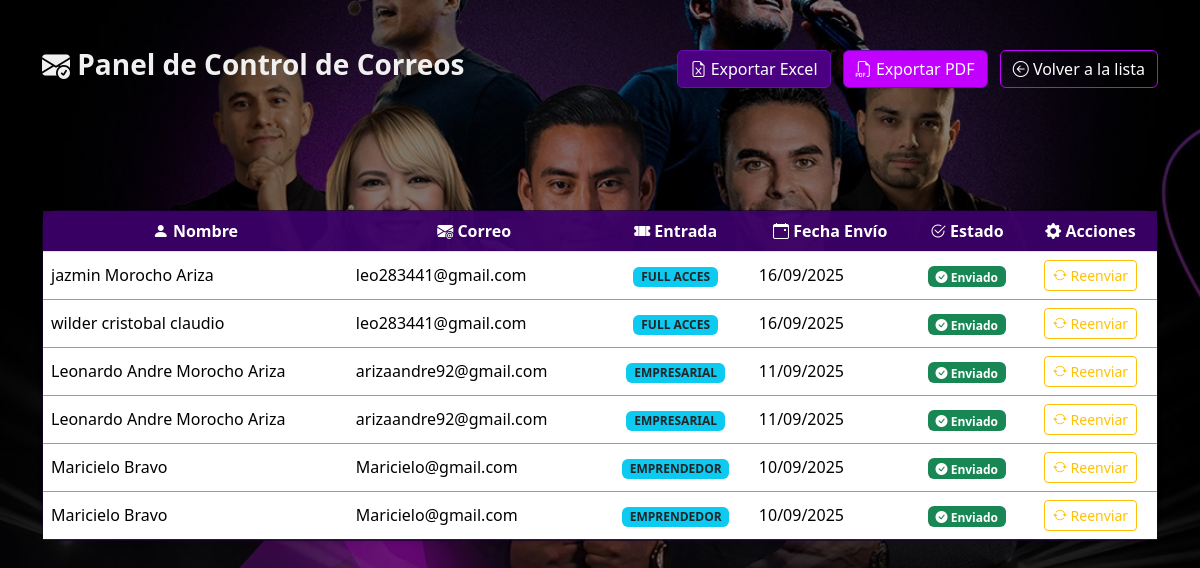
The page /participantes/panel-control/ on the database as committed earlier.
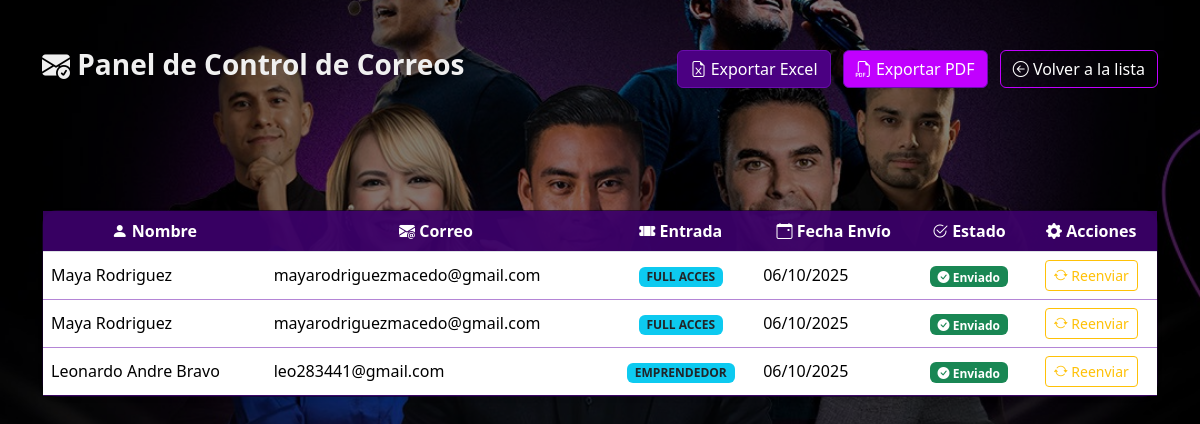
The same page on the database as committed later.
### cliente/models.py (models this page shows, shortened)
class RegistroCorreo(models.Model):
        participante = models.ForeignKey(Participante, on_delete=models.CASCADE)
        fecha_envio = models.DateTimeField(auto_now_add=True)
        enviado = models.BooleanField(default=False)
        mensaje = models.TextField(blank=True)

class Participante(models.Model):
    TIPO_ENTRADA_CHOICES = [
        ("FULL ACCES", "Full Acces"),
        ("EMPRESARIAL", "Empresarial"),
        ("EMPRENDEDOR", "Emprendedor"),
    ]
    PRECIOS_ENTRADA = {
    "FULL ACCES": 1050.00,
    "EMPRESARIAL": 525.00,
    "EMPRENDEDOR": 105.00,
   }
    cod_cliente = models.CharField(max_length=100, unique=True, editable=False)
    nombres = models.CharField(max_length=100, blank=True, null=True)
    apellidos = models.CharField(max_length=100, blank=True, null=True)
    dni = models.CharField(max_length=20, blank=True, null=True)
    celular = models.CharField(max_length=20, blank=True, null=True)
    correo = models.CharField(max_length=50)
    vendedor = models.CharField(max_length=255, blank=True, null=True)
    tipo_entrada = models.CharField(
        max_length=20,
        choices=TIPO_ENTRADA_CHOICES,
        default="FULL ACCES"
    )
    paquete = models.CharField(max_length=100, blank=True, null=True)
    cantidad = models.IntegerField(default=0)
    precio = models.DecimalField(max_digits=10, decimal_places=2, default=0.0)
    total_pagar = models.DecimalField(max_digits=12, decimal_places=2, default=0.0)
    qr = models.ImageField(upload_to='qr/', null=True, blank=True)
    pago_confirmado = models.BooleanField(default=False)
    usado = models.BooleanField(default=False)
    entrada_usada = models.BooleanField(default=False)
    token = models.CharField(max_length=64, unique=True, editable=False, blank=True)

### cliente/views.py (the view)
# urls.py: path('panel-control/', panel_control, name='panel_control'),
def panel_control(request):
    registros = RegistroCorreo.objects.all().order_by('-fecha_envio')
    return render(request, 'cliente/panel_control.html', {'registros': registros})

### cliente/templates/cliente/panel_control.html (shortened to what this page needs)
{% load static %}
<!DOCTYPE html>
<html lang="es">
<head>
    <link href="https://cdn.jsdelivr.net/npm/bootstrap@5.3.2/dist/css/bootstrap.min.css" rel="stylesheet">
    <link href="https://cdn.jsdelivr.net/npm/bootstrap-icons/font/bootstrap-icons.css" rel="stylesheet">
</head>
<body>
<div class="container py-5 content">
    <div class="d-flex justify-content-between align-items-center mb-4">
        <h1 class="h3 fw-bold">
            <i class="bi bi-envelope-check-fill"></i> Panel de Control de Correos
        </h1>
        <div>
            <a href="{% url 'exportar_excel_control' %}" class="btn btn-success me-2">
                <i class="bi bi-file-earmark-excel"></i> Exportar Excel
            </a>
            <a href="{% url 'exportar_pdf' %}" class="btn btn-danger me-2">
                <i class="bi bi-filetype-pdf"></i> Exportar PDF
            </a>
            <a href="{% url 'lista' %}" class="btn btn-outline-secondary">
                <i class="bi bi-arrow-left-circle"></i> Volver a la lista
            </a>
        </div>
    </div>
<br><br><br><br>
    <div class="card shadow-sm">
        <div class="card-body p-0">
            <div class="table-responsive">
                <table class="table table-hover align-middle mb-0">
                    <thead class="text-center">
                        <tr>
                            <th><i class="bi bi-person-fill"></i> Nombre</th>
                            <th><i class="bi bi-envelope-at-fill"></i> Correo</th>
                            <th><i class="bi bi-ticket-perforated-fill"></i> Entrada</th>
                            <th><i class="bi bi-calendar-event"></i> Fecha Envío</th>
                            <th><i class="bi bi-check2-circle"></i> Estado</th>
                            <th><i class="bi bi-gear-fill"></i> Acciones</th>
                        </tr>
                    </thead>
                    <tbody>
                        {% for r in registros %}
                        <tr>
                            <td>{{ r.participante.nombres }} {{ r.participante.apellidos }}</td>
                            <td>{{ r.participante.correo }}</td>
                            <td class="text-center">
                                <span class="badge bg-info text-dark">{{ r.participante.tipo_entrada }}</span>
                            </td>
                            <td>{{ r.fecha_envio|date:"d/m/Y" }}</td>
                            <td class="text-center">
                                {% if r.enviado %}
                                    <span class="badge bg-success"><i class="bi bi-check-circle-fill"></i> Enviado</span>
                                {% else %}
                                    <span class="badge bg-danger"><i class="bi bi-x-circle-fill"></i> No enviado</span>
                                {% endif %}
                            </td>
                            <td class="text-center">
                                <a href="{% url 'reenviar_correo' r.id %}" class="btn btn-sm btn-outline-warning">
                                    <i class="bi bi-arrow-repeat"></i> Reenviar
                                </a>
                            </td>
                        </tr>
                        {% empty %}
                        <tr>
                            <td colspan="6" class="text-center text-muted py-3">
                                <i class="bi bi-inbox"></i> No hay registros de correos.
                            </td>
                        </tr>
                        {% endfor %}
                    </tbody>
                </table>
            </div>
        </div>
    </div>
</div>
</body>
</html>

Rows that differ between the two databases and show on the page:
removed RegistroCorreo: participante.nombres "jazmin", participante.apellidos "Morocho Ariza", participante.correo "leo283441@gmail.com", participante.tipo_entrada "FULL ACCES", fecha_envio "16/09/2025", enviado True (drawn)
removed RegistroCorreo: participante.nombres "wilder", participante.apellidos "cristobal claudio", participante.correo "leo283441@gmail.com", participante.tipo_entrada "FULL ACCES", fecha_envio "16/09/2025", enviado True (drawn)
removed RegistroCorreo: participante.nombres "Leonardo Andre", participante.apellidos "Morocho Ariza", participante.correo "arizaandre92@gmail.com", participante.tipo_entrada "EMPRESARIAL", fecha_envio "11/09/2025", enviado True (drawn)
removed RegistroCorreo: participante.nombres "Leonardo Andre", participante.apellidos "Morocho Ariza", participante.correo "arizaandre92@gmail.com", participante.tipo_entrada "EMPRESARIAL", fecha_envio "11/09/2025", enviado True (drawn)
removed RegistroCorreo: participante.nombres "Maricielo", participante.apellidos "Bravo", participante.correo "Maricielo@gmail.com", participante.tipo_entrada "EMPRENDEDOR", fecha_envio "10/09/2025", enviado True (drawn)
removed RegistroCorreo: participante.nombres "Maricielo", participante.apellidos "Bravo", participante.correo "Maricielo@gmail.com", participante.tipo_entrada "EMPRENDEDOR", fecha_envio "10/09/2025", enviado True (drawn)
added RegistroCorreo: participante.nombres "Maya", participante.apellidos "Rodriguez", participante.correo "mayarodriguezmacedo@gmail.com", participante.tipo_entrada "FULL ACCES", fecha_envio "06/10/2025", enviado True (drawn)
added RegistroCorreo: participante.nombres "Maya", participante.apellidos "Rodriguez", participante.correo "mayarodriguezmacedo@gmail.com", participante.tipo_entrada "FULL ACCES", fecha_envio "06/10/2025", enviado True (drawn)
added RegistroCorreo: participante.nombres "Leonardo Andre", participante.apellidos "Bravo", participante.correo "leo283441@gmail.com", participante.tipo_entrada "EMPRENDEDOR", fecha_envio "06/10/2025", enviado True (drawn)
